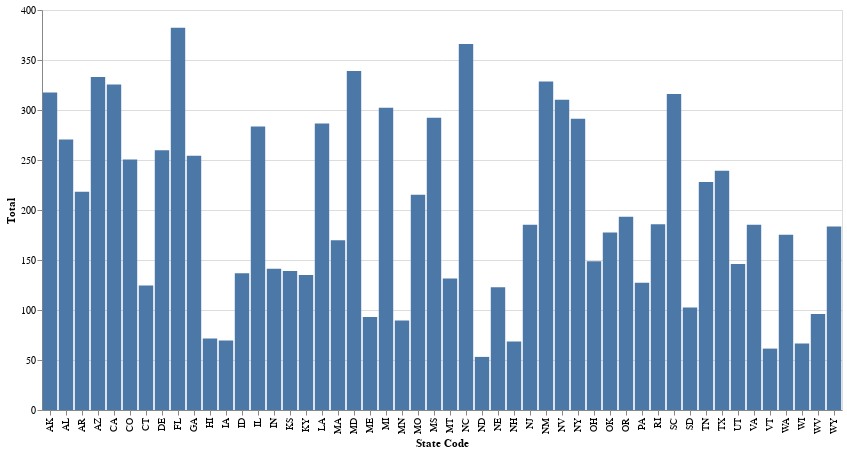

Notebook code for this chart:
### Code cell
import altair as alt
chart = alt.Chart(df_crime).mark_bar().encode(x='State Code', y='Total').properties(height=400, width=800)
chart

### Figure 1 — Vega-Lite specification as saved in the notebook (floating-point values rounded to 4 significant figures)
{"config": {"view": {"continuousWidth": 400, "continuousHeight": 300}}, "data": {"name": "data-28a4e0a67a1f233c5591dd8b56d63b6f"}, "mark": "bar", "encoding": {"x": {"field": "State Code", "type": "nominal"}, "y": {"field": "Total", "type": "quantitative"}}, "height": 400, "width": 800, "$schema": "https://vega.github.io/schema/vega-lite/v4.17.0.json", "datasets": {"data-28a4e0a67a1f233c5591dd8b56d63b6f": [{"index": 33, "State Code": "ND", "Murder": 0.8, "Assault": 45, "Rape": 7.3, "Total": 53.1}, {"index": 44, "State Code": "VT", "Murder": 2.2, "Assault": 48, "Rape": 11.2, "Total": 61.4}, {"index": 48, "State Code": "WI", "Murder": 2.6, "Assault": 53, "Rape": 10.8, "Total": 66.4}, {"index": 28, "State Code": "NH", "Murder": 2.1, "Assault": 57, "Rape": 9.5, "Total": 68.6}, {"index": 14, "State Code": "IA", "Murder": 2.2, "Assault": 56, "Rape": 11.3, "Total": 69.5}, {"index": 10, "State Code": "HI", "Murder": 5.3, "Assault": 46, "Rape": 20.2, "Total": 71.5}, {"index": 22, "State Code": "MN", "Murder": 2.7, "Assault": 72, "Rape": 14.9, "Total": 89.6}, {"index": 18, "State Code": "ME", "Murder": 2.1, "Assault": 83, "Rape": 7.8, "Total": 92.9}, {"index": 47, "State Code": "WV", "Murder": 5.7, "Assault": 81, "Rape": 9.3, "Total": 96.0}, {"index": 40, "State Code": "SD", "Murder": 3.8, "Assault": 86, "Rape": 12.8, "Total": 102.6}, {"index": 26, "State Code": "NE", "Murder": 4.3, "Assault": 102, "Rape": 16.5, "Total": 122.8}, {"index": 6, "State Code": "CT", "Murder": 3.3, "Assault": 110, "Rape": 11.1, "Total": 124.4}, {"index": 37, "State Code": "PA", "Murder": 6.3, "Assault": 106, "Rape": 14.9, "Total": 127.2}, {"index": 25, "State Code": "MT", "Murder": 6.0, "Assault": 109, "Rape": 16.4, "Total": 131.4}, {"index": 16, "State Code": "KY", "Murder": 9.7, "Assault": 109, "Rape": 16.3, "Total": 135.0}, {"index": 11, "State Code": "ID", "Murder": 2.6, "Assault": 120, "Rape": 14.2, "Total": 136.8}, {"index": 15, "State Code": "KS", "Murder": 6.0, "Assault": 115, "Rape": 18.0, "Total": 139.0}, {"index": 13, "State Code": "IN", "Murder": 7.2, "Assault": 113, "Rape": 21.0, "Total": 141.2}, {"index": 43, "State Code": "UT", "Murder": 3.2, "Assault": 120, "Rape": 22.9, "Total": 146.1}, {"index": 34, "State Code": "OH", "Murder": 7.3, "Assault": 120, "Rape": 21.4, "Total": 148.7}, {"index": 20, "State Code": "MA", "Murder": 4.4, "Assault": 149, "Rape": 16.3, "Total": 169.7}, {"index": 46, "State Code": "WA", "Murder": 4.0, "Assault": 145, "Rape": 26.2, "Total": 175.2}, {"index": 35, "State Code": "OK", "Murder": 6.6, "Assault": 151, "Rape": 20.0, "Total": 177.6}, {"index": 49, "State Code": "WY", "Murder": 6.8, "Assault": 161, "Rape": 15.6, "Total": 183.4}, {"index": 45, "State Code": "VA", "Murder": 8.5, "Assault": 156, "Rape": 20.7, "Total": 185.2}, {"index": 29, "State Code": "NJ", "Murder": 7.4, "Assault": 159, "Rape": 18.8, "Total": 185.2}, {"index": 38, "State Code": "RI", "Murder": 3.4, "Assault": 174, "Rape": 8.3, "Total": 185.7}, {"index": 36, "State Code": "OR", "Murder": 4.9, "Assault": 159, "Rape": 29.3, "Total": 193.2}, {"index": 24, "State Code": "MO", "Murder": 9.0, "Assault": 178, "Rape": 28.2, "Total": 215.2}, {"index": 3, "State Code": "AR", "Murder": 8.8, "Assault": 190, "Rape": 19.5, "Total": 218.3}, {"index": 41, "State Code": "TN", "Murder": 13.2, "Assault": 188, "Rape": 26.9, "Total": 228.1}, {"index": 42, "State Code": "TX", "Murder": 12.7, "Assault": 201, "Rape": 25.5, "Total": 239.2}, {"index": 5, "State Code": "CO", "Murder": 7.9, "Assault": 204, "Rape": 38.7, "Total": 250.6}, {"index": 9, "State Code": "GA", "Murder": 17.4, "Assault": 211, "Rape": 25.8, "Total": 254.2}, {"index": 7, "State Code": "DE", "Murder": 5.9, "Assault": 238, "Rape": 15.8, "Total": 259.7}, {"index": 0, "State Code": "AL", "Murder": 13.2, "Assault": 236, "Rape": 21.2, "Total": 270.4}, {"index": 12, "State Code": "IL", "Murder": 10.4, "Assault": 249, "Rape": 24.0, "Total": 283.4}, {"index": 17, "State Code": "LA", "Murder": 15.4, "Assault": 249, "Rape": 22.2, "Total": 286.6}, {"index": 31, "State Code": "NY", "Murder": 11.1, "Assault": 254, "Rape": 26.1, "Total": 291.2}, {"index": 23, "State Code": "MS", "Murder": 16.1, "Assault": 259, "Rape": 17.1, "Total": 292.2}, {"index": 21, "State Code": "MI", "Murder": 12.1, "Assault": 255, "Rape": 35.1, "Total": 302.2}, {"index": 27, "State Code": "NV", "Murder": 12.2, "Assault": 252, "Rape": 46.0, "Total": 310.2}, {"index": 39, "State Code": "SC", "Murder": 14.4, "Assault": 279, "Rape": 22.5, "Total": 315.9}, {"index": 1, "State Code": "AK", "Murder": 10.0, "Assault": 263, "Rape": 44.5, "Total": 317.5}, {"index": 4, "State Code": "CA", "Murder": 9.0, "Assault": 276, "Rape": 40.6, "Total": 325.6}, {"index": 30, "State Code": "NM", "Murder": 11.4, "Assault": 285, "Rape": 32.1, "Total": 328.5}, {"index": 2, "State Code": "AZ", "Murder": 8.1, "Assault": 294, "Rape": 31.0, "Total": 333.1}, {"index": 19, "State Code": "MD", "Murder": 11.3, "Assault": 300, "Rape": 27.8, "Total": 339.1}, {"index": 32, "State Code": "NC", "Murder": 13.0, "Assault": 337, "Rape": 16.1, "Total": 366.1}, {"index": 8, "State Code": "FL", "Murder": 15.4, "Assault": 335, "Rape": 31.9, "Total": 382.3}]}}
